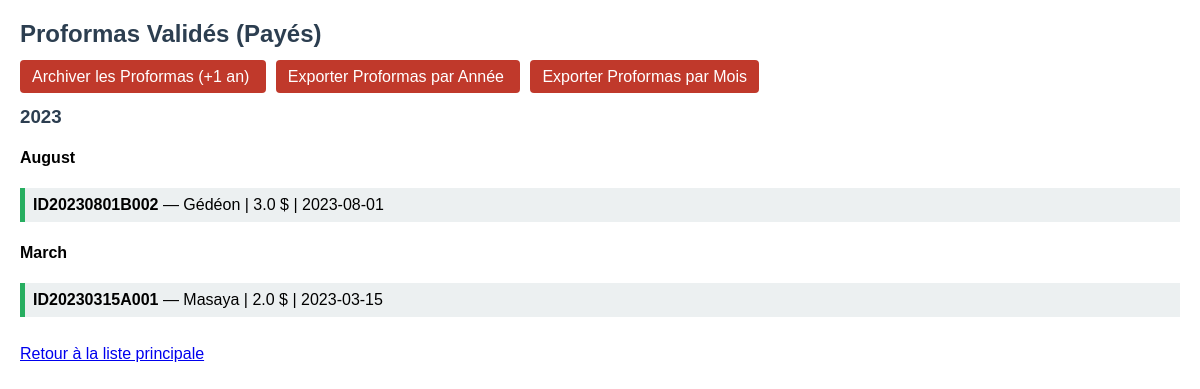
/commandes/payes, run on an earlier commit of the app's database.
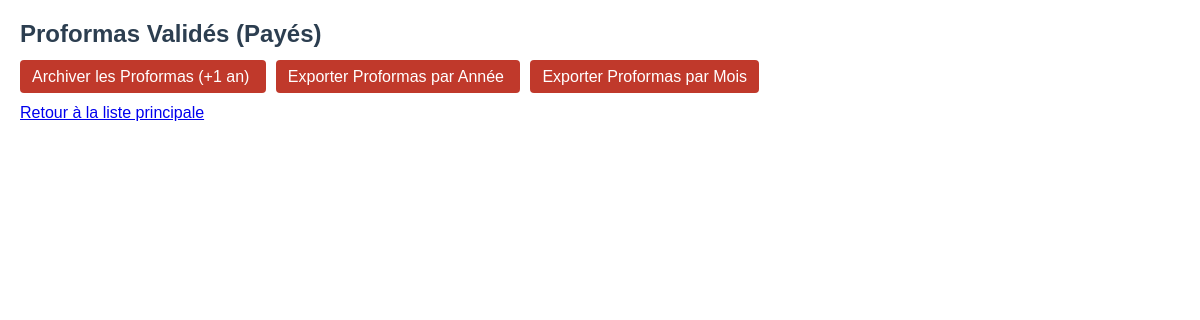
And on a later commit of the database.
### tables this page shows
CREATE TABLE proformas_payes (
            id INTEGER PRIMARY KEY AUTOINCREMENT,
            id_commande TEXT,
            nom_client TEXT,
            contact TEXT,
            type_client TEXT,
            produits TEXT,
            montant_total REAL,
            mode_livraison TEXT,
            frais_livraison REAL,
            observations TEXT,
            date_commande TEXT,
            date_generation TEXT,
            date_expiration TEXT,
            statut TEXT
        , annee TEXT, mois TEXT, jour TEXT, jour_semaine TEXT);

### routes/commandes_routes.py (the view)
@commandes_bp.route("/payes")
def proformas_payes():
    conn = sqlite3.connect(DB_NAME)
    conn.row_factory = sqlite3.Row
    c = conn.cursor()
    c.execute("SELECT * FROM proformas_payes ORDER BY date_generation DESC")
    resultats = c.fetchall()
    conn.close()
    categories = defaultdict(lambda: defaultdict(list))
    for row in resultats:
        date_obj = datetime.strptime(row["date_generation"], "%Y-%m-%d %H:%M:%S")
        annee = str(date_obj.year)
        mois = date_obj.strftime("%B")  # Avril, Mai...
        categories[annee][mois].append(row)
    sorted_categories = dict(sorted(categories.items(), reverse=True))
    return render_template("commandes_payes.html", groupes=sorted_categories)

### templates/commandes_payes.html (shortened to what this page needs)
<!DOCTYPE html>
<html lang="fr">
<head>
</head>
<body>
    <h2>Proformas Validés (Payés)</h2>
<div class="boutons-action">
    <a href="{{ url_for('commandes.archiver_proformas_payes') }}" class="btn btn-danger" style="margin-right: 10px;">
        Archiver les Proformas (+1 an)
    </a>
    <a href="{{ url_for('exporter.exporter_proformas_par_annee') }}" class="btn btn-warning" style="margin-right: 10px;">
        Exporter Proformas par Année
    </a>
    <a href="{{ url_for('exporter_mois.exporter_proformas_par_mois') }}" class="btn btn-info">
        Exporter Proformas par Mois
    </a>
</div>
    {% for annee, mois_data in groupes.items() %}
        <h3>{{ annee }}</h3>
        {% for mois, proformas in mois_data.items() %}
            <h4>{{ mois }}</h4>
            {% for p in proformas %}
                <div class="proforma">
                    <strong>{{ p["id_commande"] }}</strong> — {{ p["nom_client"] }}
                    | {{ p["montant_total"] }} $
                    | {{ p["date_generation"][:10] }}
                </div>
            {% endfor %}
        {% endfor %}
    {% endfor %}
    <br>
    <a href="{{ url_for('commandes.liste_commandes') }}">Retour à la liste principale</a>
</body>
</html>

### templates/commandes_payes.html (style rules this page uses)
body { font-family: Arial; margin: 20px; }
h2, h3 { color: #2c3e50; margin-top: 20px; }
.btn { padding: 8px 12px; background-color: #c0392b; color: white; text-decoration: none; border-radius: 4px; }

What changed in the data, as far as the page shows it:
removed proformas_payes: id_commande "ID20230801B002", nom_client "Gédéon", montant_total "3.0", date_generation "2023-08-01", shown under "August"
removed proformas_payes: id_commande "ID20230315A001", nom_client "Masaya", montant_total "2.0", date_generation "2023-03-15", shown under "March"
Also different on the page:
list line gone: "2023 August March"
